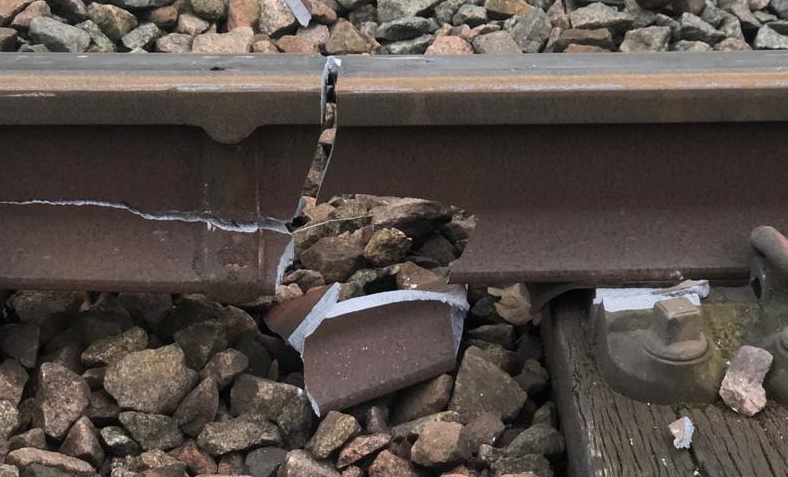
#> input picture rail1.jpeg, 788 x 477 px
$ python main.py
#> lines starting #> are read from the running program, lines starting #| are printed output that depends on the picture; after the words box and inside, x2 and y2 are one past the last pixel; in counts of white or black regions, pixels touching at a corner belong together
#> further down, image is the input picture: shape (477, 788, 3); mean B, G, R 71.9, 77.1, 86.2
import cv2
import numpy as np

kernel = np.ones((5,5))
kernel2 = np.ones((2,5))
lower_hsv = np.array([0,30,30])
upper_hsv = np.array([100,255,255])


def detectCorner(image:np.array):
    """
    Detects corners in an image using the Canny edge detection algorithm.

    Parameters:
    - image (numpy.ndarray): The input image on which the corner detection will be performed.
      It should be a 3-channel (BGR) or a single-channel (grayscale) image.

    Returns:
    - edges (numpy.ndarray): A binary image representing the detected edges.
    """
    grayImage = cv2.cvtColor(image, cv2.COLOR_BGR2GRAY)
    edges = cv2.Canny(grayImage, 100, 150)
    return edges


def hsvDetection(image:np.array,lower:np.array,upper:np.array):
    """
    Performs HSV color detection on an image and returns a binary mask.

    Parameters:
    - image (numpy.ndarray): The input image on which the color detection will be performed.
      It should be a 3-channel (BGR) image.
    - lower (numpy.ndarray): The lower bound of the HSV color range to detect.
      It should be a 1-dimensional array of shape (3,) representing the lower values for hue, saturation, and value.
    - upper (numpy.ndarray): The upper bound of the HSV color range to detect.
      It should be a 1-dimensional array of shape (3,) representing the upper values for hue, saturation, and value.

    Returns:
    - mask (numpy.ndarray): A binary mask representing the pixels within the specified HSV color range.
    """
    hsv_image = cv2.cvtColor(image, cv2.COLOR_BGR2HSV)
    mask = cv2.inRange(hsv_image, lower, upper)
    return mask


def resize_image(image:np.array, width):
    """
    Resizes an image while maintaining its aspect ratio.

    Parameters:
    - image (numpy.ndarray): The input image to be resized.
    - width (int): The desired width of the resized image.

    Returns:
    - resized_image (numpy.ndarray): The resized image with the specified width.
    """
#> called with width = 1000
    ratio = width / image.shape[1]
    height = int(image.shape[0] * ratio)
    new_size = (width, height)
    resized_image = cv2.resize(image, new_size, interpolation=cv2.INTER_AREA)
    return resized_image


def draw_best_fit_line(image:np.array, contours:list):
    """
    Draws the best-fit line through a set of contours on an image.

    Parameters:
    - image (numpy.ndarray): The input image on which the line will be drawn.
    - contours (list): A list of contours representing the points used to compute the best-fit line.

    Returns:
    - image (numpy.ndarray): The input image with the best-fit line drawn on it.
    - pt1 (tuple): The coordinates of the first endpoint of the best-fit line.
    - pt2 (tuple): The coordinates of the second endpoint of the best-fit line.
    """
    points = np.vstack(contours).squeeze()
    vx, vy, cx, cy = cv2.fitLine(points, cv2.DIST_L2, 0, 0.01, 0.01)
    lefty = int((-cx * vy / vx) + cy)
    righty = int(((image.shape[1] - cx) * vy / vx) + cy)
    pt1 = (image.shape[1] - 1, righty)
    pt2 = (0, lefty)
    cv2.line(image, pt1, pt2, (0, 255, 0), 2)
    return image,pt1,pt2


def find_intersecting_contours(line_start:tuple, line_end:tuple, contours:list):
    """
    Finds the contours that intersect with a given line segment.

    Parameters:
    - line_start (tuple): The coordinates of the starting point of the line segment.
    - line_end (tuple): The coordinates of the ending point of the line segment.
    - contours (list): A list of contours to be checked for intersection.

    Returns:
    - intersecting_contours (list): A list of contours that intersect with the line segment.
    """
    intersecting_contours = []
    for contour in contours:
        contour_points = contour[:, 0, :]
        for point in contour_points:
            x, y = point
            distance = cv2.pointPolygonTest(np.array([line_start, line_end]), (int(x), int(y)), True)
            #print(distance)
            if distance < 0 and distance > -10:
                intersecting_contours.append(contour)
                break
    return intersecting_contours


#**********************************************************

image = cv2.imread("rail1.jpeg")
image = resize_image(image,1000)

edges = detectCorner(image)
#> in detectCorner, `edges = cv2.Canny(grayImage, 100, 150)`:
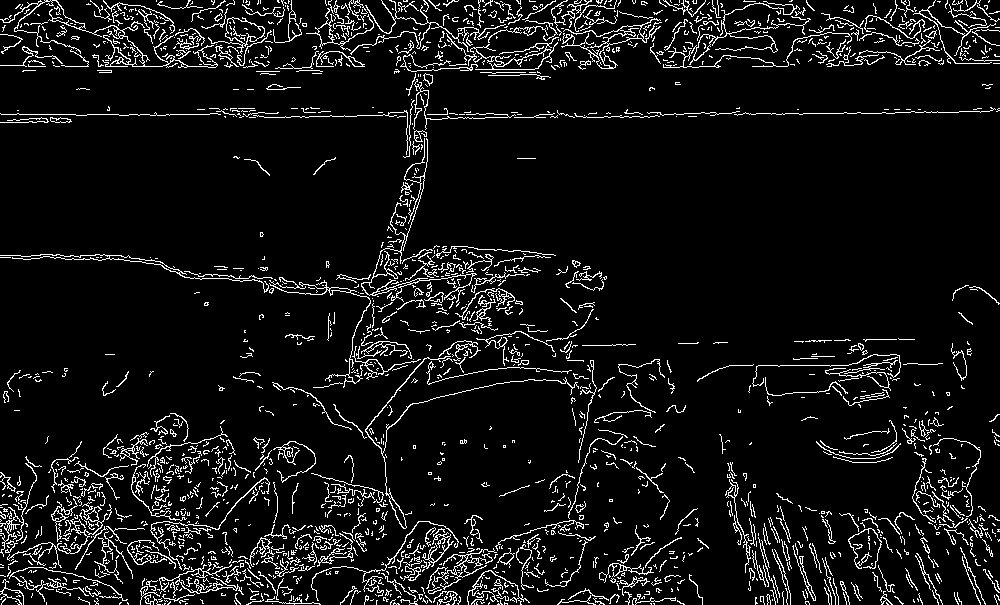
#> edges: shape (605, 1000); 7.5% white in thin lines or dots
edges = cv2.dilate(edges,kernel)
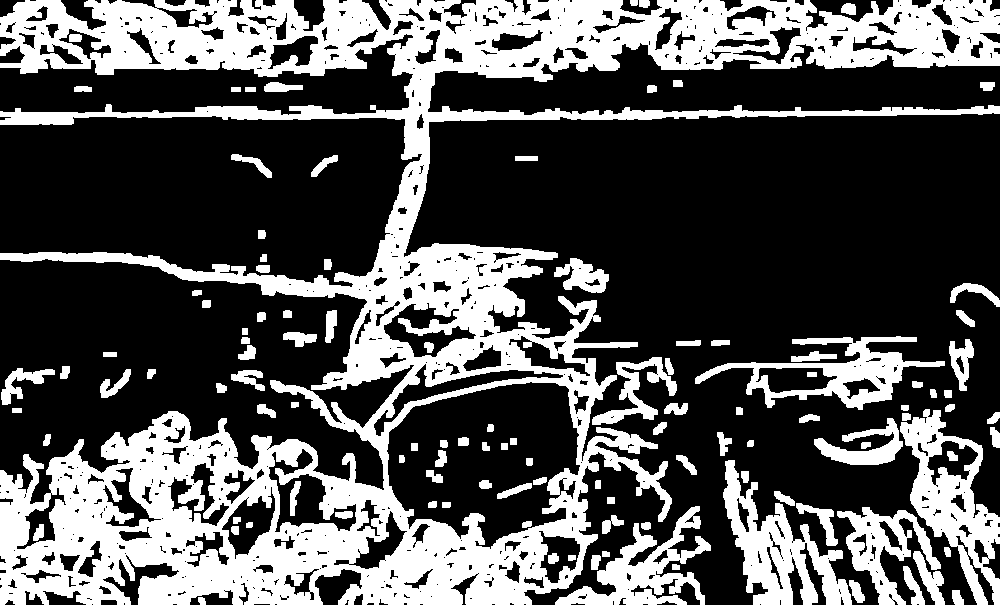
#> edges: shape (605, 1000); 33.2% white; 114 white regions, largest, box (x1, y1, x2, y2) and area: (0, 0, 1000, 605) 152982, (900, 409, 1000, 605) 7480, (723, 460, 852, 605) 7206
edges = cv2.bitwise_not(edges)

masked_image = hsvDetection(image,lower_hsv,upper_hsv)
#> in hsvDetection, `mask = cv2.inRange(hsv_image, lower, upper)`:
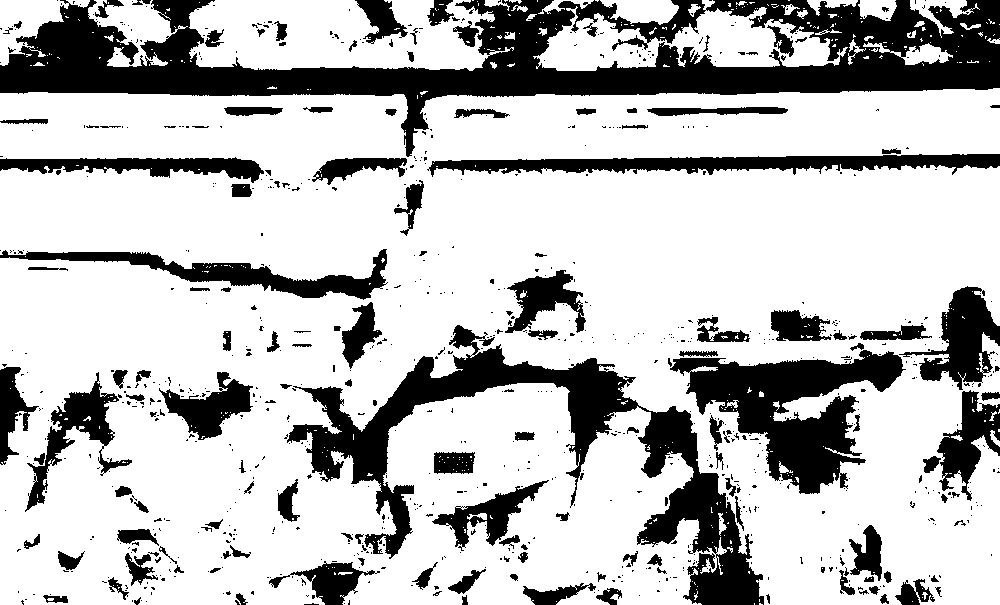
#> mask: shape (605, 1000); 74.2% white; 879 black regions (726 under 20 px), largest, box (x1, y1, x2, y2) and area: (0, 0, 1000, 157) 52586, (287, 325, 764, 605) 26925, (670, 350, 906, 494) 14503

bitwise_image = cv2.bitwise_and(masked_image,edges)
#> bitwise_image: shape (605, 1000); 50.7% white; 382 black regions (294 under 20 px), largest, box (x1, y1, x2, y2) and area: (0, 0, 1000, 605) 242280, (665, 283, 1000, 605) 34782, (837, 507, 945, 605) 5297

bitwise_image = cv2.erode(bitwise_image,kernel2,iterations=5)
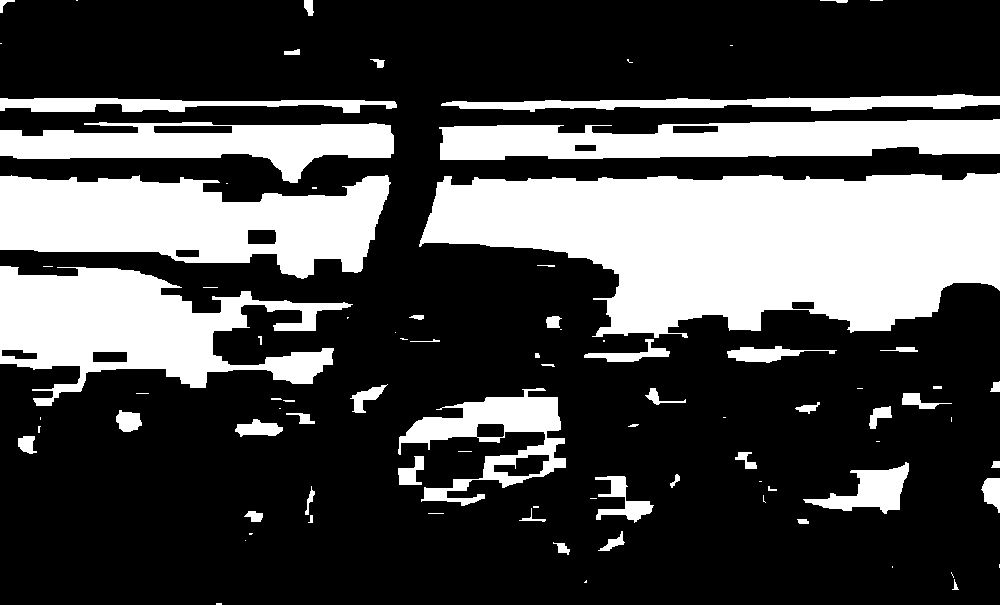
#> bitwise_image: shape (605, 1000); 28.7% white; 88 white regions (35 under 20 px), largest, box (x1, y1, x2, y2) and area: (419, 173, 1000, 338) 66913, (0, 175, 391, 279) 26959, (0, 266, 353, 406) 23962
bitwise_image = cv2.dilate(bitwise_image,kernel,iterations=5)
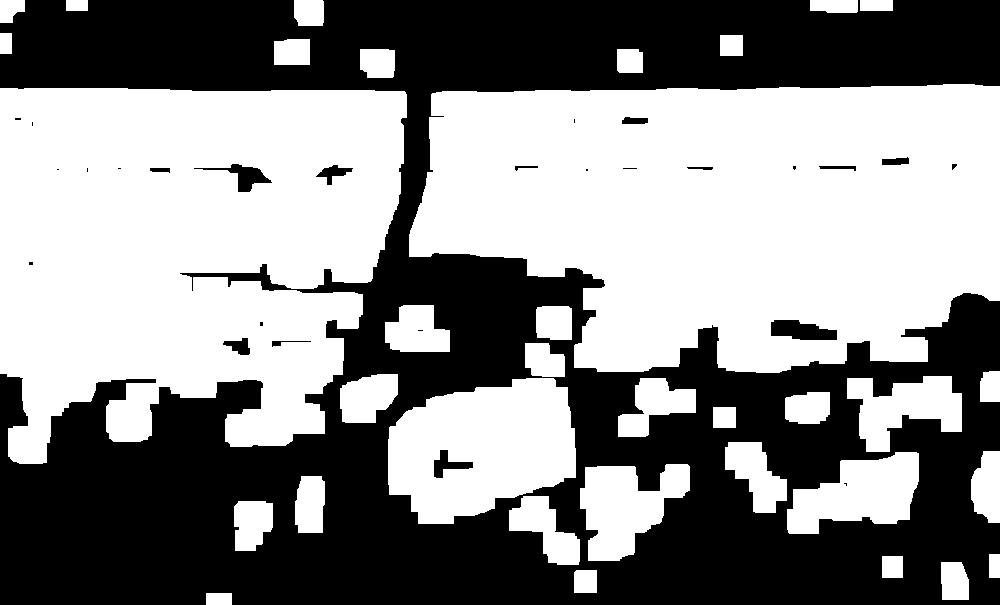
#> bitwise_image: shape (605, 1000); 53.5% white; 27 black regions (13 under 20 px)

contours, _ = cv2.findContours(bitwise_image, cv2.RETR_TREE, cv2.CHAIN_APPROX_SIMPLE)
#> contours = 60 contours, 12 with area under 20; largest, box (x1, y1, x2, y2) and area: (409, 84, 1000, 373) 136525, (0, 88, 407, 464) 119703, (388, 378, 576, 524) 20200, (787, 452, 919, 534) 6694, (580, 464, 690, 561) 6402
contours = sorted(contours, key=lambda x: cv2.contourArea(x), reverse=True)
contour_areas = [cv2.contourArea(contour) for contour in contours]
#> contour_areas = 60 values, max 136525 at index 0, min 4 at index 59, mean 5441.5
#print(contour_areas)
median = np.median(contour_areas)
#> median = 430
print("Median:", median)
#| Median: 430.0

blank = np.zeros_like(image)
threshold_area = 30000

thresh_contour = []
for contour in contours:
    contour_area = cv2.contourArea(contour)
    if contour_area > threshold_area:
        thresh_contour.append(contour)
#> this loop made 60 passes
#> contour_area on passes 1 to 8: 136525, 119703, 20200, 6693.5, 6401.5, 4891, 2407.5, 2399
#> after the loop, thresh_contour = 2 contours; box (x1, y1, x2, y2) and area: (409, 84, 1000, 373) 136525, (0, 88, 407, 464) 119703

for contour in thresh_contour:
    cv2.drawContours(blank, [contour], 0, (255, 255, 255), thickness=1)
#> this loop made 2 passes
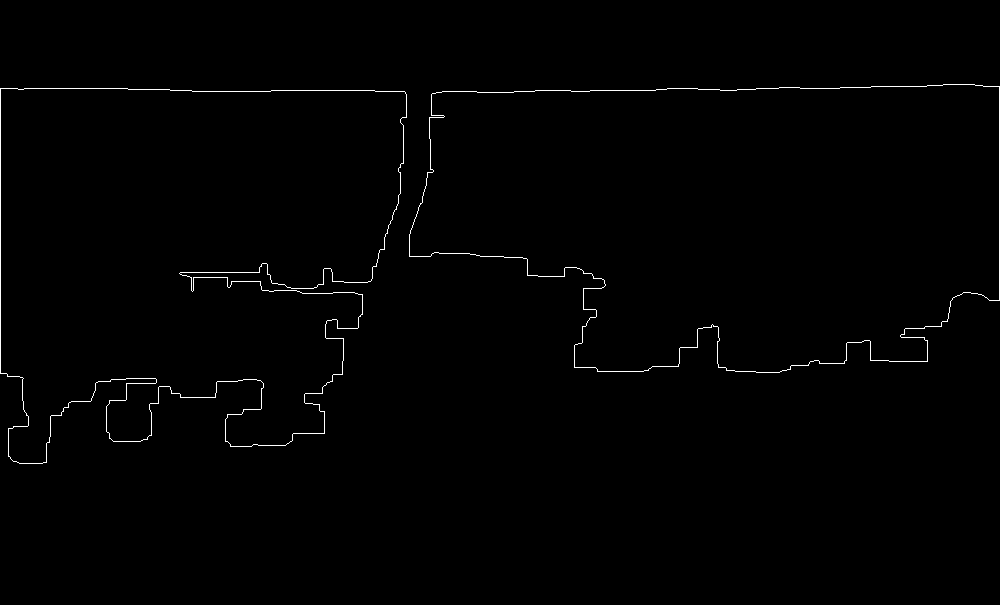
#> blank: shape (605, 1000, 3); 0.74% white in thin lines or dots, all inside (x1, y1, x2, y2) = (0, 84, 1000, 464)

blank,pt1,pt2 = draw_best_fit_line(blank,thresh_contour)
#> in draw_best_fit_line, `points = np.vstack(contours).squeeze()`: points = 647 pairs, first value 0 to 999, second value 84 to 463
#> in draw_best_fit_line, `vx, vy, cx, cy = cv2.fitLine(points, cv2.DIST_L2, 0, 0.01, 0.01)`: vx = [0.992]; vy = [-0.128]; cx = [427.8]; cy = [298.7]
#> in draw_best_fit_line, `lefty = int((-cx * vy / vx) + cy)`: lefty = 354
#> in draw_best_fit_line, `righty = int(((image.shape[1] - cx) * vy / vx) + cy)`: righty = 224
#> in draw_best_fit_line, `pt1 = (image.shape[1] - 1, righty)`: pt1 = (999, 224)
#> in draw_best_fit_line, `pt2 = (0, lefty)`: pt2 = (0, 354)
#> pt1 = (999, 224); pt2 = (0, 354)

intersect_contours = find_intersecting_contours(pt1,pt2,thresh_contour)
#> the loop in find_intersecting_contours, `for contour in contours:` made 2 passes
#> after the loop in find_intersecting_contours, `for contour in contours:`: intersecting_contours has the same summary as thresh_contour outside find_intersecting_contours
#> intersect_contours has the same summary as thresh_contour
#print(len(thresh_contour))
#print(len(intersect_contours))

if len(intersect_contours) >= 2:
    print('Ray hasarlidir')
else:
    print('Ray hasarsizdir')

cv2.imshow("Kenarlar", blank)
cv2.imshow("Original", image)
cv2.waitKey(0)
cv2.destroyAllWindows()

$ run again, with rail2.jpeg copied over rail1.jpeg
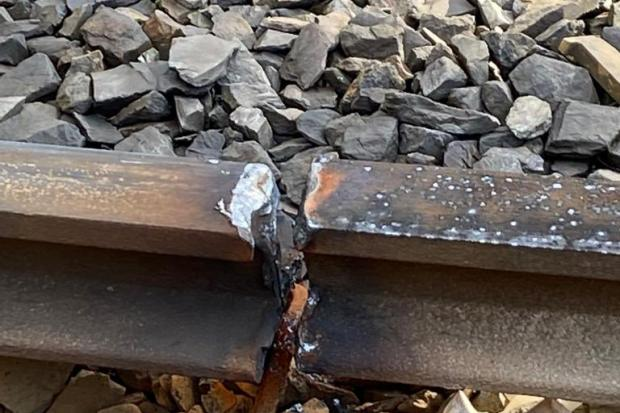
#> input picture rail2.jpeg, 620 x 413 px
#> image is the input picture: shape (413, 620, 3); mean B, G, R 86.6, 91.7, 99.1
#> in detectCorner, `edges = cv2.Canny(grayImage, 100, 150)`:
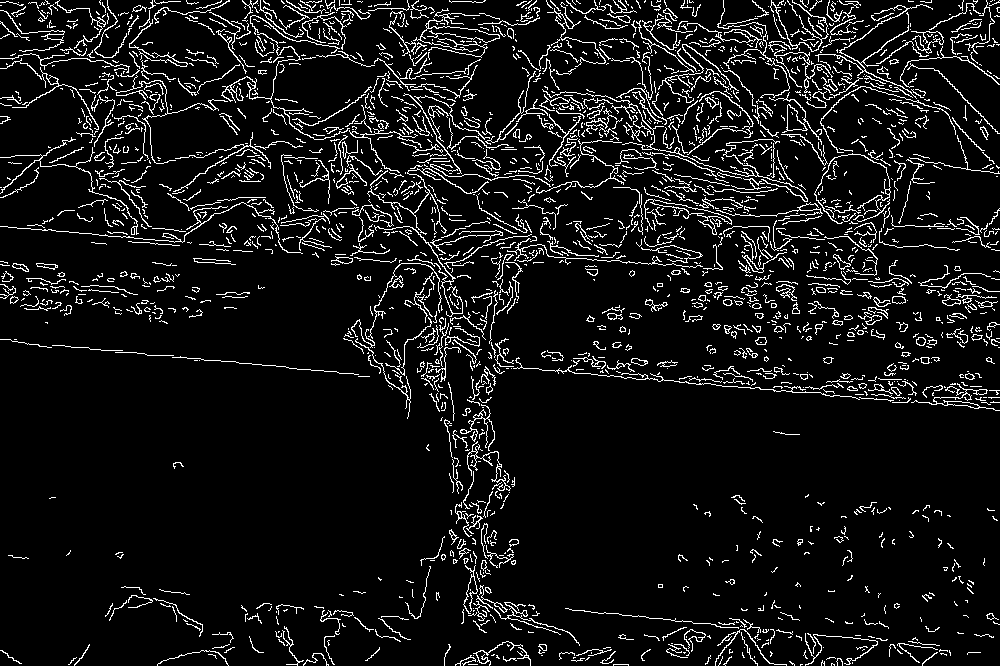
#> edges: shape (666, 1000); 8.1% white in thin lines or dots
#> hsv_image: shape (666, 1000, 3); mean H, S, V 45.8, 57.1, 100.6
#> mask: shape (666, 1000); 43.8% white; 718 white regions (594 under 20 px), largest, box (x1, y1, x2, y2) and area: (0, 368, 1000, 666) 162283, (0, 247, 410, 528) 67980, (532, 0, 1000, 169) 23489
#> contours = 45 contours, 5 with area under 20; largest, box (x1, y1, x2, y2) and area: (495, 367, 1000, 666) 104634, (0, 260, 405, 513) 64572, (0, 517, 468, 666) 40096, (918, 56, 1000, 129) 3652, (494, 269, 557, 345) 2634
#> contour_areas = 45 values, max 104633.5 at index 0, min 2 at index 44, mean 5279.2
#> median = 480.5
#| Median: 480.5
#> the loop `for contour in contours:` made 45 passes
#> contour_area on passes 1 to 8: 104633.5, 64572.5, 40095.5, 3651.5, 2634.5, 2488, 1971, 1669
#> after the loop `for contour in contours:`: thresh_contour = 3 contours; box (x1, y1, x2, y2) and area: (495, 367, 1000, 666) 104634, (0, 260, 405, 513) 64572, (0, 517, 468, 666) 40096
#> the loop `for contour in thresh_contour:` made 3 passes
#> after the loop `for contour in thresh_contour:`:
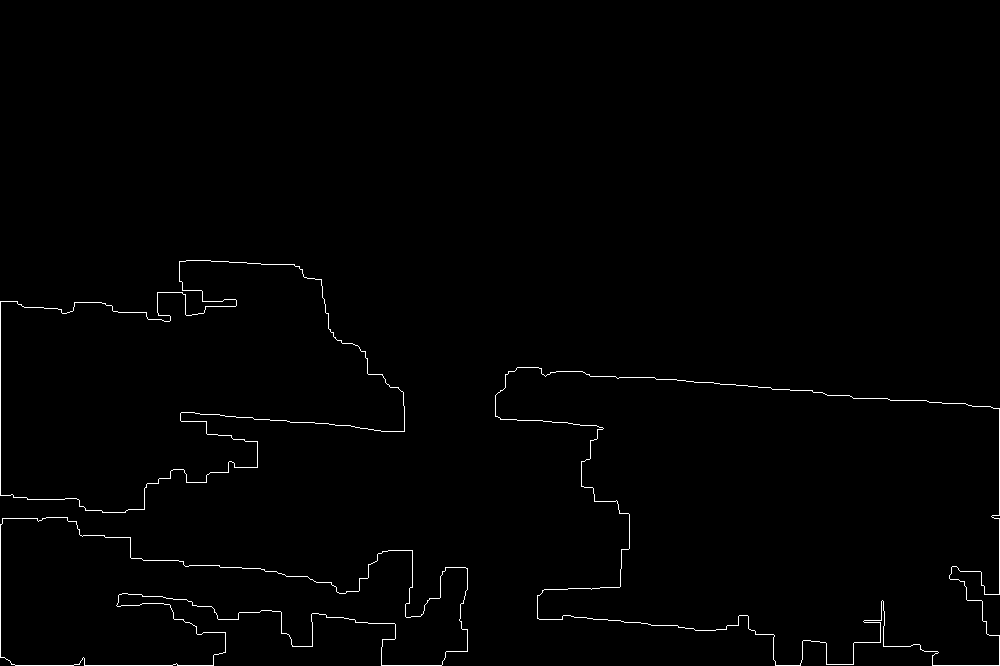
#> blank: shape (666, 1000, 3); 0.84% white in thin lines or dots, all inside (x1, y1, x2, y2) = (0, 260, 1000, 666)
#> points = 909 pairs, first value 0 to 999, second value 260 to 665
#> vx = [0.995]; vy = [0.0981]; cx = [411.4]; cy = [502.6]
#> lefty = 462
#> righty = 560
#> in draw_best_fit_line, `pt1 = (image.shape[1] - 1, righty)`: pt1 = (999, 560)
#> in draw_best_fit_line, `pt2 = (0, lefty)`: pt2 = (0, 462)
#> image: shape (666, 1000, 3)
#> `blank,pt1,pt2 = draw_best_fit_line(blank,thresh_contour)`: pt1 = (999, 560); pt2 = (0, 462)
#> the loop in find_intersecting_contours, `for contour in contours:` made 3 passes
#> after the loop in find_intersecting_contours, `for contour in contours:`: intersecting_contours = 2 contours; box (x1, y1, x2, y2) and area: (495, 367, 1000, 666) 104634, (0, 260, 405, 513) 64572
#> intersect_contours has the same summary as intersecting_contours in find_intersecting_contours
